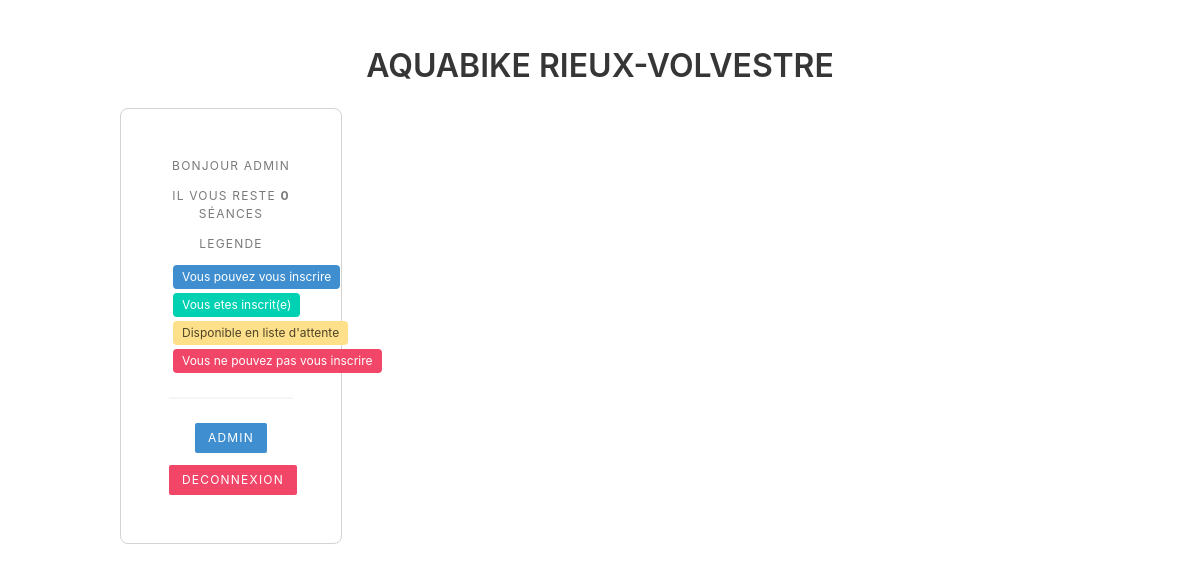
The app's page /accounts/profile/ (signed in), older data.
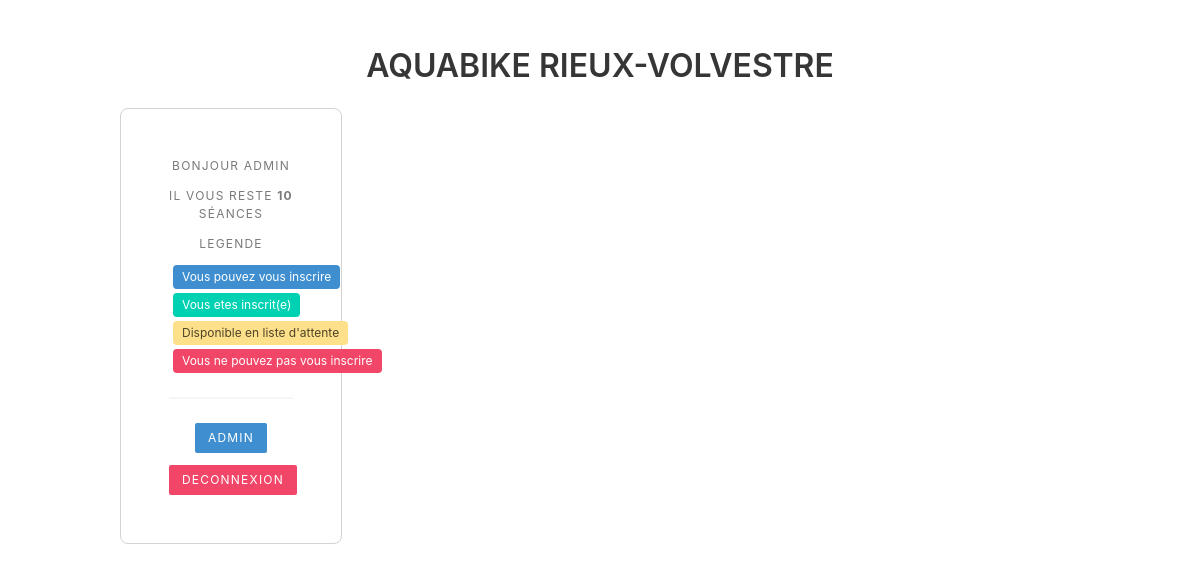
The same page, newer data.
### reservations/models.py (models this page shows, shortened)
class MyUser(AbstractUser):
    prenom = models.CharField('Prenom', max_length=200)
    nom = models.CharField('Nom', max_length=200)
    credit = models.IntegerField('credits', default=1)
    telephone = models.CharField(max_length=10, blank=True, null=True)

### reservations/views.py (the view)
# urls.py: path('accounts/profile/', views.UserAccountView.as_view(),  name="user_account"),
class UserAccountView(LoginRequiredMixin, generic.ListView):
    template_name = "reservations/user_account.html"
    context_object_name = 'reservations_list'
    model = Reservation
    def get_queryset(self):
        all_res = Reservation.objects.filter(user=self.request.user)
        reservations = []
        for r in all_res:
            if r.creneau.is_reservable():
                reservations.append(r)
        return reservations
    def get_context_data(self, **kwargs):
        context = super(UserAccountView, self).get_context_data(**kwargs)
        context['now'] = timezone.now()
        today = datetime.date.today()
        messages = Message.objects.filter(
            date_debut__lte=today,
            date_fin__gte=today
        )
        context['messages'] = messages
        start_week = datetime.date.today()
        end_week = start_week + datetime.timedelta(6)
        end_week_req = start_week + datetime.timedelta(7)
        creneaux = Creneau.objects.filter(date__range=[start_week, end_week_req]).order_by('date')
        for creneau in creneaux:
            print(creneau)
            res = creneau.get_user_resa(self.request.user)
            creneau.user_res = res
        context['creneaux'] = creneaux
        return context

### reservations/templates/reservations/user_account.html (shortened to what this page needs)
{% extends "connected.html" %}

### reservations/templates/connected.html (shortened to what this page needs)
{% extends "base.html" %}
{% block content %}
<section>
    <div class="container">
        <h1 class="title has-text-centered">AQUABIKE RIEUX-VOLVESTRE</h1>
        <div class="columns has-text-centered">
            <div class="column is-one-quarter">
                <aside class="menu">
                    <p class="menu-label">Bonjour {{ user.username }}</p>
                    <p class="menu-label">Il vous reste <b>{{ user.credit }}</b> séances</p>
                    <p class="menu-label">Legende</p>
                    <ul class="menu-list">
                        <li class="legend-tag"><span class="tag is-info">Vous pouvez vous inscrire</span></li>
                        <li class="legend-tag"><span class="tag is-primary">Vous etes inscrit(e)</span></li>
                        <li class="legend-tag"><span class="tag is-warning">Disponible en liste d'attente</span></li>
                        <li class="legend-tag"><span class="tag is-danger">Vous ne pouvez pas vous inscrire</span></li>
                    </ul>
                    <hr>
                    {% if user.is_superuser %}
                        <p class="menu-label">
                            <a href="/admin/" class="button is-info is-small">ADMIN</a>
                        </p>
                    {% endif %}
                    <p class="menu-label">
                        <a href="{% url 'logout' %}" class="button is-danger is-small">DECONNEXION</a>
                    </p>
                </aside>
            </div>
            <div class="column">
            </div>
        </div>
    </div>
</section>
{% endblock %}

### reservations/templates/base.html (shortened to what this page needs)
<!doctype html>
<html lang="fr">
    <head>
        {% load static %}
        <link rel="stylesheet" href="https://cdnjs.cloudflare.com/ajax/libs/bulma/0.7.2/css/bulma.min.css">
        <link rel="stylesheet" href="https://use.fontawesome.com/releases/v5.6.0/css/all.css">
        <link rel="stylesheet" href="{% static 'reservations/new_style.css' %}">
    </head>
    <body>
        {% block content %}
        {% endblock %}
    </body>
</html>

### reservations/static/reservations/new_style.css (style rules this page uses)
section { padding: 6vh 2vh; }

### reservations/templates/connected.html (style rules this page uses)
.menu { padding: 3rem; border: 1px solid lightgray; border-radius: .5rem; }
.legend-tag { margin: .5vh; width: 100px; }

Row changes from the older to the newer data that the page shows:
changed MyUser "ADMIN": credit "0" → "10"
